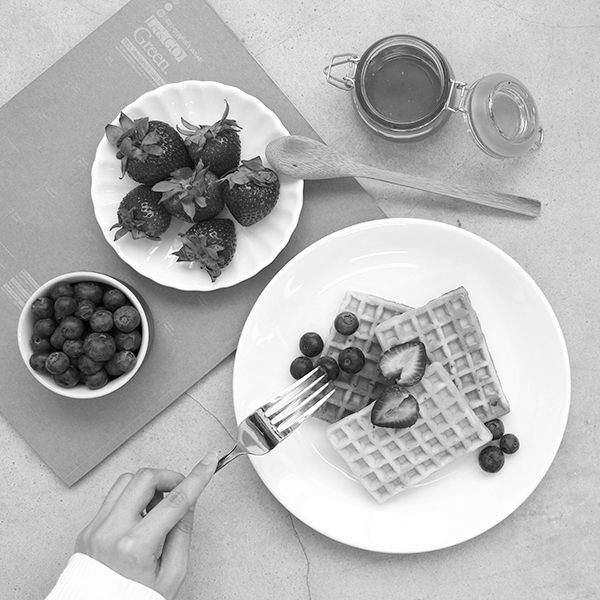
#> input picture hw2_r11944043/SampleImage/sample1.png, 600 x 600 px, found by its file name
$ python hw2.py
#> lines starting #> are read from the running program, lines starting #| are printed output that depends on the picture
#> further down, curImg is the input picture: PIL image 600x600 L; min 0, max 255, mean 181.5
from PIL import Image
import matplotlib.pyplot as plt
import numpy as np

# [22 lines left out: functions GausRemove, GausRemove5by5, not called in this run]

def sobelDetect(img):
    imArr = np.pad(np.array(img), ((1, 1), (1, 1)), mode = 'reflect')
    retArr = np.copy(imArr)
    for i in range(1, 1+img.size[1]):
        for j in range(1, 1+img.size[0]):
            chunk = imArr[i-1:i+2, j-1:j+2]
            rowG = 0.25 * (chunk[0,2]+2*chunk[1,2]+chunk[2,2]-chunk[0,0]-2*chunk[1,0]-chunk[2,0])
            colG = 0.25 * (chunk[0,0]+2*chunk[0,1]+chunk[0,2]-chunk[2,0]-2*chunk[2,1]-chunk[2,2])
            retArr[i, j] = np.sqrt(rowG*rowG + colG*colG)
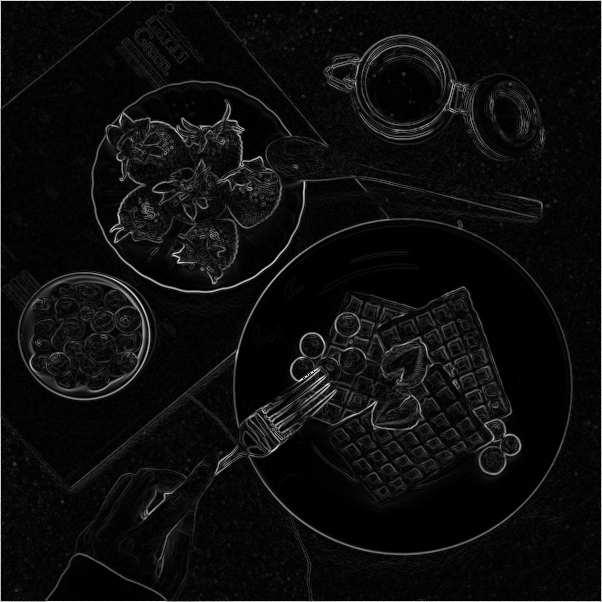
#> retArr: shape (602, 602); min 0, max 255, mean 13.7
    return retArr[1 : 601, 1 : 601]
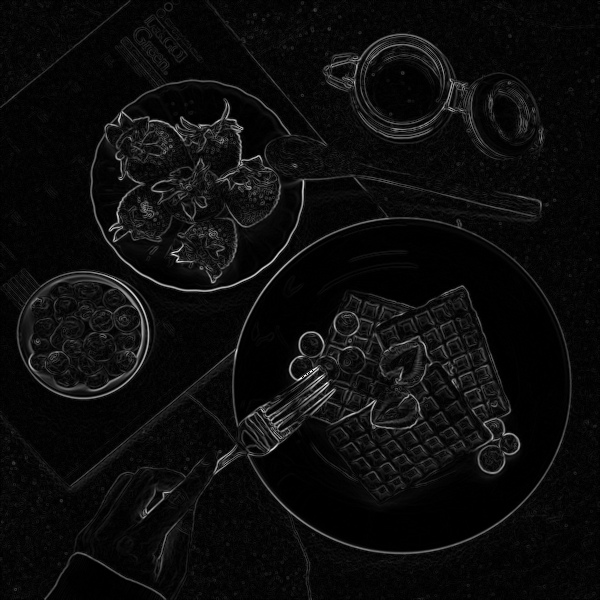
#> returned value: shape (600, 600); min 0, max 255, mean 12.4

# [109 lines left out: functions directionAssign, NMS, linkLine, canny, makePlot, lapGau, not called in this run]


# problem 1-a --
curImg = Image.open(".\\SampleImage\\sample1.png")
curImg = Image.fromarray(sobelDetect(curImg))
curImg.save(".\\result1.png")
pix = curImg.load()
for i in range(curImg.size[0]):
    for j in range(curImg.size[1]):
#> (the run stopped early here; a loop or call above may not have finished)
